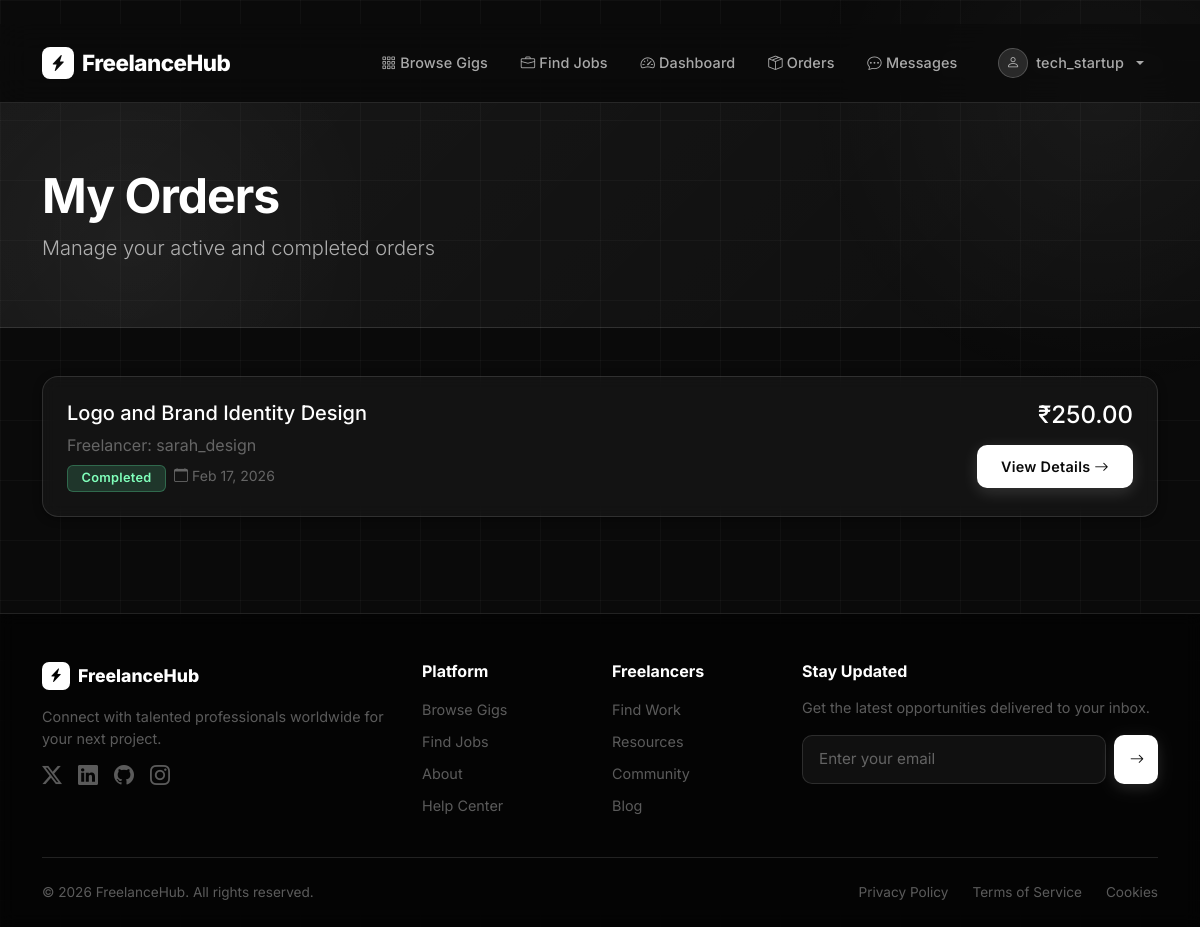
Screenshot of /orders/ (signed in) with the database file from the repository.
### marketplace/models.py (models this page shows, shortened)
class Order(models.Model):
    STATUS_CHOICES = [
        ('Pending', 'Pending'),
        ('In Progress', 'In Progress'),
        ('Completed', 'Completed'),
        ('Cancelled', 'Cancelled'),
    ]
    client = models.ForeignKey(User, on_delete=models.CASCADE, related_name='client_orders')
    freelancer = models.ForeignKey(User, on_delete=models.CASCADE, related_name='freelancer_orders')
    gig = models.ForeignKey(Gig, on_delete=models.SET_NULL, null=True, blank=True, related_name='orders')
    job = models.ForeignKey(Job, on_delete=models.SET_NULL, null=True, blank=True, related_name='orders')
    price = models.DecimalField(max_digits=10, decimal_places=2)
    status = models.CharField(max_length=20, choices=STATUS_CHOICES, default='In Progress')
    created_at = models.DateTimeField(auto_now_add=True)
    completed_at = models.DateTimeField(null=True, blank=True)
    class Meta:
        ordering = ['-created_at']

class Gig(models.Model):
    freelancer = models.ForeignKey(User, on_delete=models.CASCADE, related_name='gigs')
    title = models.CharField(max_length=200)
    description = models.TextField()
    category = models.ForeignKey(Category, on_delete=models.SET_NULL, null=True, related_name='gigs')
    price = models.DecimalField(max_digits=10, decimal_places=2, validators=[MinValueValidator(1)])
    delivery_time = models.PositiveIntegerField(help_text="Delivery time in days")
    image = models.ImageField(upload_to='gigs/', blank=True, null=True)
    is_active = models.BooleanField(default=True)
    created_at = models.DateTimeField(auto_now_add=True)
    updated_at = models.DateTimeField(auto_now=True)
    class Meta:
        ordering = ['-created_at']

### marketplace/views.py (the view)
# urls.py: path('orders/', views.order_list, name='order_list'),
@login_required
def order_list(request):
    freelancer_profile = FreelancerProfile.objects.filter(user=request.user).first()
    if freelancer_profile:
        orders = Order.objects.filter(freelancer=request.user)
    else:
        orders = Order.objects.filter(client=request.user)
    context = {
        'orders': orders.order_by('-created_at'),
    }
    return render(request, 'marketplace/orders/order_list.html', context)

### marketplace/templates/marketplace/orders/order_list.html (shortened to what this page needs)
﻿{% extends 'marketplace/base.html' %}
{% block content %}
<div class="page-header">
    <div class="container">
        <h1 class="display-5 fw-bold">My Orders</h1>
        <p class="lead">Manage your active and completed orders</p>
    </div>
</div>
<div class="container my-4">
    {% if orders %}
    <div class="row g-4">
        {% for order in orders %}
        <div class="col-12">
            <div class="card">
                <div class="card-body">
                    <div class="row">
                        <div class="col-md-8">
                            <h5 class="card-title">
                                {% if order.gig %}
                                {{ order.gig.title }}
                                {% elif order.job %}
                                {{ order.job.title }}
                                {% else %}
                                Order #{{ order.id }}
                                {% endif %}
                            </h5>
                            <p class="text-muted mb-2">
                                {% if user.freelancer_profile %}
                                Client: {{ order.client.username }}
                                {% else %}
                                Freelancer: {{ order.freelancer.username }}
                                {% endif %}
                            </p>
                            <div class="d-flex gap-2">
                                <span
                                    class="badge bg-{% if order.status == 'Completed' %}success{% elif order.status == 'In Progress' %}warning{% elif order.status == 'Cancelled' %}danger{% else %}secondary{% endif %}">
                                    {{ order.status }}
                                </span>
                                <span class="text-muted small">
                                    <i class="bi bi-calendar"></i> {{ order.created_at|date:"M d, Y" }}
                                </span>
                            </div>
                        </div>
                        <div class="col-md-4 text-end">
                            <h4 class="text-primary mb-3">₹{{ order.price }}</h4>
                            <a href="{% url 'order_detail' order.id %}" class="btn btn-primary">
                                View Details <i class="bi bi-arrow-right"></i>
                            </a>
                        </div>
                    </div>
                </div>
            </div>
        </div>
        {% endfor %}
    </div>
    {% endif %}
</div>
{% endblock %}

### marketplace/templates/marketplace/navbar.html (shortened to what this page needs)
<nav class="navbar navbar-expand-lg">
    <div class="container">
        <a class="navbar-brand" href="{% url 'home' %}">
            <div class="brand-icon">
                <i class="bi bi-lightning-charge-fill"></i>
            </div>
            FreelanceHub
        </a>
        <div class="collapse navbar-collapse" id="navbarNav">
            <ul class="navbar-nav ms-auto align-items-center gap-1">
                <li class="nav-item">
                    <a class="nav-link" href="{% url 'gig_list' %}">
                        <i class="bi bi-grid-3x3-gap me-1"></i>Browse Gigs
                    </a>
                </li>
                <li class="nav-item">
                    <a class="nav-link" href="{% url 'job_list' %}">
                        <i class="bi bi-briefcase me-1"></i>Find Jobs
                    </a>
                </li>
                {% if user.is_authenticated %}
                <li class="nav-item">
                    <a class="nav-link" href="{% url 'dashboard' %}">
                        <i class="bi bi-speedometer2 me-1"></i>Dashboard
                    </a>
                </li>
                <li class="nav-item">
                    <a class="nav-link" href="{% url 'order_list' %}">
                        <i class="bi bi-box-seam me-1"></i>Orders
                    </a>
                </li>
                <li class="nav-item">
                    <a class="nav-link" href="{% url 'message_list' %}">
                        <i class="bi bi-chat-dots me-1"></i>Messages
                    </a>
                </li>
                <li class="nav-item dropdown ms-2">
                    <a class="nav-link dropdown-toggle d-flex align-items-center gap-2" href="#" id="navbarDropdown"
                        role="button" data-bs-toggle="dropdown">
                        <div
                            style="width:30px;height:30px;background:rgba(255,255,255,0.12);border:1px solid rgba(255,255,255,0.2);border-radius:50%;display:flex;align-items:center;justify-content:center;">
                            <i class="bi bi-person" style="font-size:0.85rem;"></i>
                        </div>
                        {{ user.username }}
                    </a>
                </li>
                {% endif %}
            </ul>
        </div>
    </div>
</nav>

### marketplace/templates/marketplace/base.html (style rules this page uses)
:root { --bg-primary: #0a0a0a; --bg-secondary: #111111; --bg-card: rgba(255, 255, 255, 0.04); --bg-card-hover: rgba(255, 255, 255, 0.08); --glass: rgba(255, 255, 255, 0.06); --glass-border: rgba(255, 255, 255, 0.12); --glass-hover: rgba(255, 255, 255, 0.10); --text-primary: #ffffff; --text-secondary: rgba(255, 255, 255, 0.65); --text-muted: rgba(255, 255, 255, 0.35); --accent: #ffffff; --accent-dim: rgba(255, 255, 255, 0.15); --shadow-sm: 0 2px 8px rgba(0, 0, 0, 0.4); --shadow-md: 0 8px 32px rgba(0, 0, 0, 0.5); --shadow-lg: 0 20px 60px rgba(0, 0, 0, 0.6); --blur: blur(16px); --blur-sm: blur(8px); --radius: 16px; --radius-sm: 10px; --transition: all 0.35s cubic-bezier(0.4, 0, 0.2, 1); }
* { font-family: 'Inter', -apple-system, BlinkMacSystemFont, sans-serif; box-sizing: border-box; }
html { scroll-behavior: smooth; }
body { background-color: var(--bg-primary); color: var(--text-primary); min-height: 100vh; overflow-x: hidden; }
body::before { content: ''; position: fixed; inset: 0; background-image: linear-gradient(rgba(255, 255, 255, 0.03) 1px, transparent 1px), linear-gradient(90deg, rgba(255, 255, 255, 0.03) 1px, transparent 1px); background-size: 60px 60px; pointer-events: none; z-index: 0; animation: gridMove 20s linear infinite; }
body::after { content: ''; position: fixed; top: -200px; right: -200px; width: 600px; height: 600px; background: radial-gradient(circle, rgba(255, 255, 255, 0.04) 0%, transparent 70%); pointer-events: none; z-index: 0; animation: orbFloat 8s ease-in-out infinite alternate; }
main, nav, footer { position: relative; z-index: 1; }
.navbar { background: rgba(10, 10, 10, 0.7) !important; backdrop-filter: var(--blur); -webkit-backdrop-filter: var(--blur); border-bottom: 1px solid var(--glass-border); padding: 1rem 0; transition: var(--transition); position: sticky; top: 0; z-index: 1000; }
.navbar-brand { font-weight: 800; font-size: 1.4rem; color: var(--text-primary) !important; letter-spacing: -0.5px; display: flex; align-items: center; gap: 8px; }
.navbar-brand .brand-icon { width: 32px; height: 32px; background: var(--text-primary); border-radius: 8px; display: flex; align-items: center; justify-content: center; }
.navbar-brand .brand-icon i { color: var(--bg-primary); font-size: 1rem; }
.nav-link { color: var(--text-secondary) !important; font-weight: 500; font-size: 0.9rem; padding: 0.5rem 0.9rem !important; border-radius: var(--radius-sm); transition: var(--transition); letter-spacing: 0.01em; }
.btn { font-weight: 600; font-size: 0.9rem; border-radius: var(--radius-sm); padding: 0.65rem 1.5rem; transition: var(--transition); letter-spacing: 0.02em; border: none; position: relative; overflow: hidden; }
.btn::after { content: ''; position: absolute; inset: 0; background: rgba(255, 255, 255, 0); transition: var(--transition); }
.btn-primary { background: var(--text-primary); color: var(--bg-primary) !important; box-shadow: 0 4px 16px rgba(255, 255, 255, 0.15); }
.card { background: var(--bg-card) !important; backdrop-filter: var(--blur-sm); -webkit-backdrop-filter: var(--blur-sm); border: 1px solid var(--glass-border) !important; border-radius: var(--radius) !important; box-shadow: var(--shadow-sm); transition: var(--transition); overflow: hidden; }
.card-body { padding: 1.5rem; color: var(--text-primary); }
.badge { font-weight: 600; font-size: 0.8rem; padding: 0.4rem 0.85rem; border-radius: 6px; letter-spacing: 0.02em; }
.badge.bg-success { background: rgba(100, 255, 180, 0.15) !important; color: #80ffbb !important; border: 1px solid rgba(100, 255, 180, 0.25); }
.page-header { background: linear-gradient(135deg, rgba(255, 255, 255, 0.06) 0%, rgba(255, 255, 255, 0.02) 100%); border-bottom: 1px solid var(--glass-border); padding: 4rem 0 3rem; margin-bottom: 3rem; position: relative; overflow: hidden; }
.page-header::before { content: ''; position: absolute; top: -50%; left: -10%; width: 500px; height: 500px; background: radial-gradient(circle, rgba(255, 255, 255, 0.04) 0%, transparent 70%); pointer-events: none; }
.page-header h1 { font-weight: 800; letter-spacing: -1px; }
.page-header p { color: var(--text-secondary); }
.text-muted { color: var(--text-muted) !important; }
.text-primary { color: var(--text-primary) !important; }
a { color: var(--text-secondary); transition: color 0.2s ease; }
.animate-fade-up { animation: fadeInUp 0.6s ease both; }

### rows the page displays
Order: gig "Logo and Brand Identity Design", freelancer.username "sarah_design", status "Completed", created_at "Feb 17, 2026", price "250.00"

### other values shown
{{ user.username }} "tech_startup"
